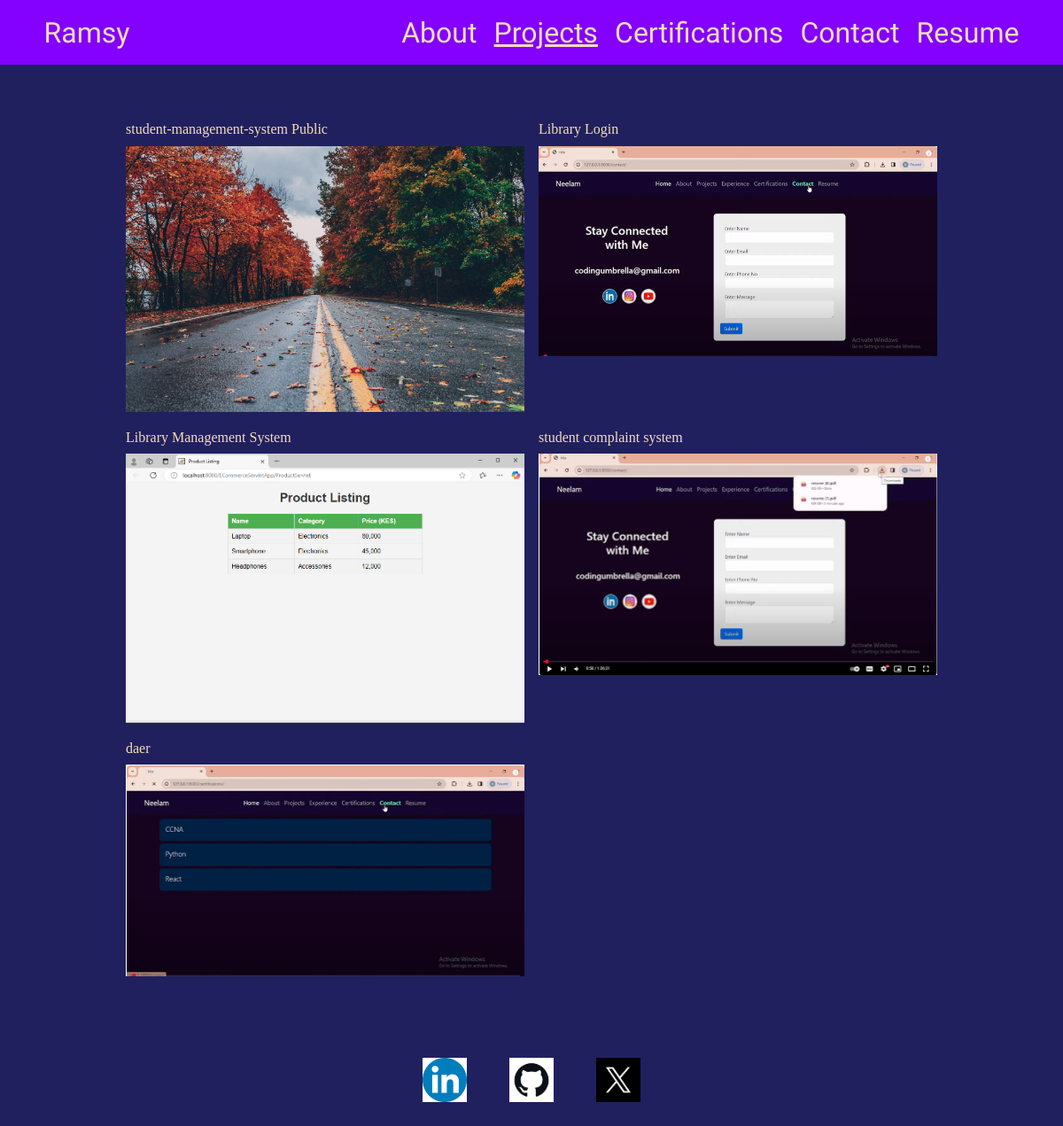
The app's page /projects with its own data.
### resume/models.py (models this page shows, shortened)
class Projects(models.Model):
    ProjectName = models.CharField(max_length=255)
    thumbnail = models.ImageField(null=True)
    url = models.CharField(max_length=255)

### resume/views.py (the view)
# urls.py: path('projects',views.projects, name='projects'),
def projects(request):
    projects = Projects.objects.all()
    context = {
        'projects': projects
    }
    return render(request,'projects.html',context)

### templates/projects.html (shortened to what this page needs)
{% extends 'main.html' %} {% block header %} {% load static %}
<link rel="stylesheet" href="{% static 'styles/project/projects.css' %}" />
<link
  rel="stylesheet"
  href="{% static 'styles/project/responsive.projects.css' %}"
/>
{% endblock header %} {% block main %}
<header>{% include "navbar.html" %}</header>
<main>
  <section class="projectContainer">
    {% if projects %} {% for project in projects %}
    <a href="{{project.url}}">
      <figure>
        <p>{{project.ProjectName}}</p>
        <img src="{{ project.thumbnail.url }}" alt="" />
      </figure>
    </a>
    {% endfor %} {% else%}
    <h3>no projects</h3>
    {% endif %}
  </section>
  {% include 'footer.html' %}
</main>
{% endblock %}

### res/styles/project/projects.css (style rules this page uses)
.projectContainer { display: grid; grid-template-columns: repeat(2, 450px); gap: 1rem; justify-content: center; padding-block: 4rem; }
.projectContainer a figure img { width: 100%; object-fit: fill; }
.projectContainer a figure p { margin-bottom: 0.6rem; }
.projectContainer a { color: wheat; }

### records on screen
Projects: ProjectName "student-management-system Public", thumbnail (picture)
Projects: ProjectName "Library Login", thumbnail (picture)
Projects: ProjectName "Library Management System", thumbnail (picture)
Projects: ProjectName "student complaint system", thumbnail (picture)
Projects: ProjectName "daer", thumbnail (picture)
